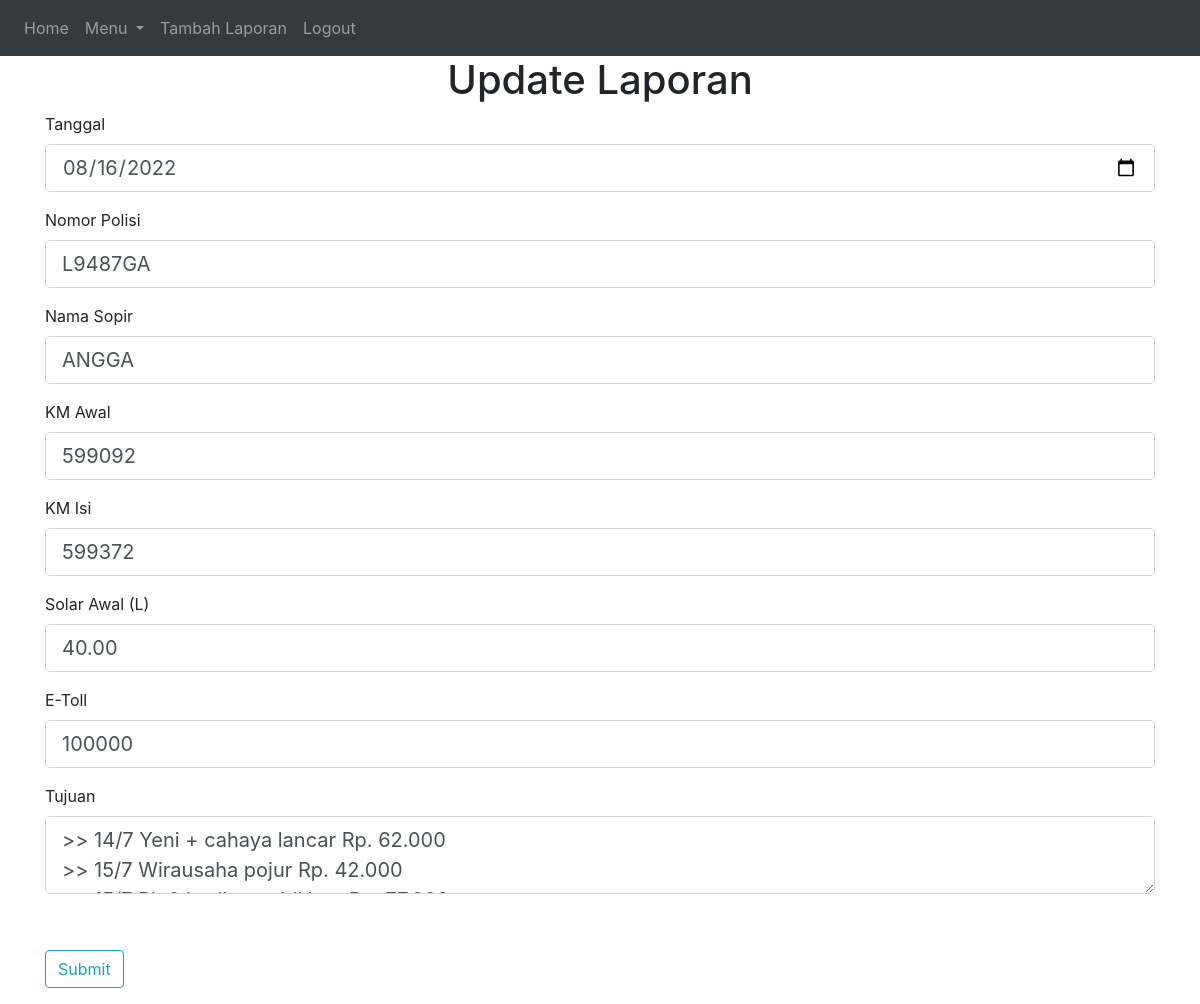
/laporan/1/update (signed in), run on an earlier commit of the app's database.
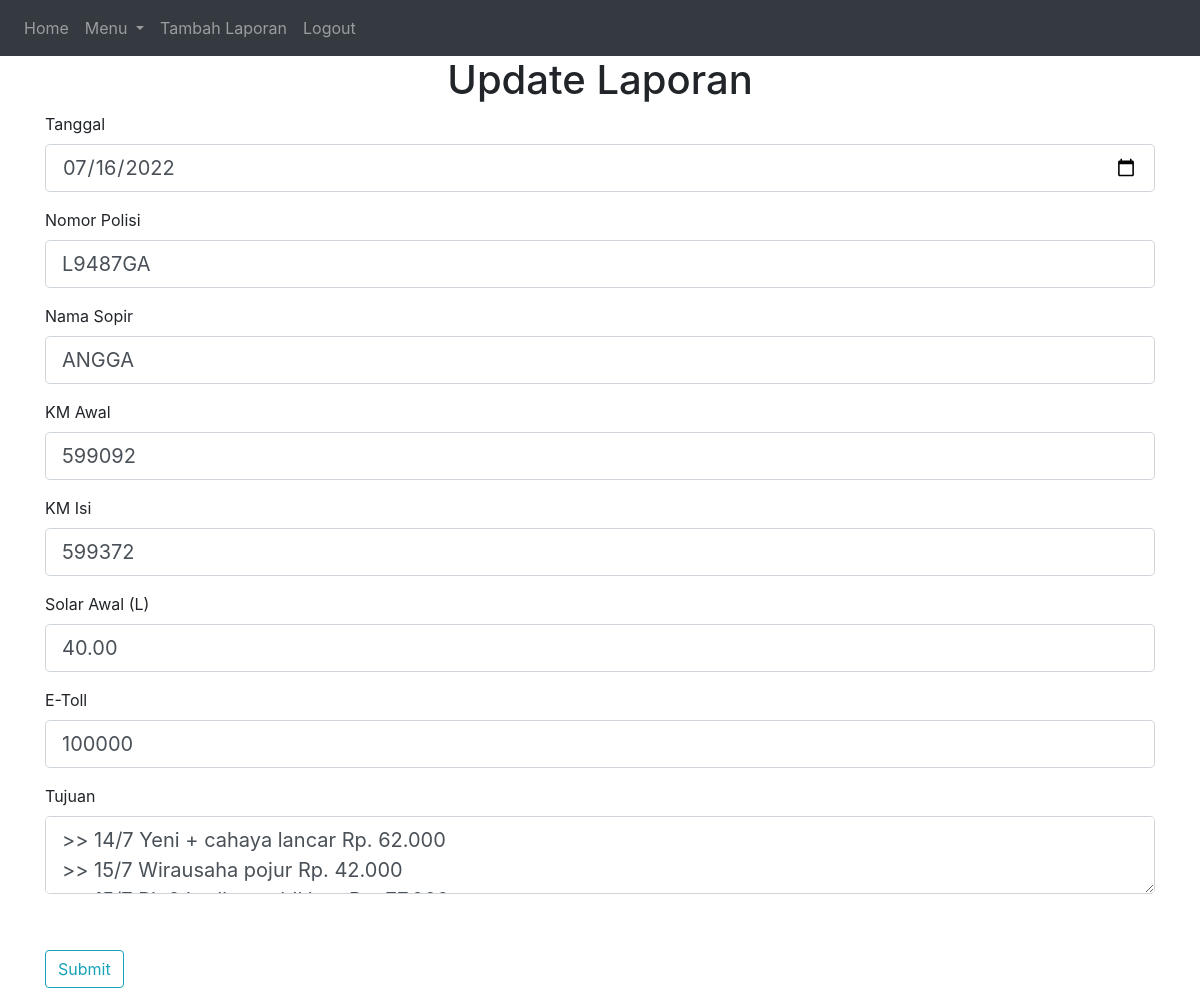
And on a later commit of the database.
### website/models.py (models this page shows)
class Laporan(db.Model):
    id = db.Column(db.Integer, primary_key=True)
    tanggal = db.Column(db.Date())
    nopol = db.Column(db.String(100))
    sopir = db.Column(db.String(100))
    tujuan = db.Column(db.String(500))
    km_awal = db.Column(db.Integer)
    km_isi = db.Column(db.Integer)
    solar_awal = db.Column(db.Float)
    tujuan = db.Column(db.String(500))
    e_toll = db.Column(db.Integer)
    username = db.Column(db.String(150), db.ForeignKey('user.username'))

### website/views.py (the view)
@views.route('/laporan/<int:id>/update', methods=['GET', 'POST'])
@login_required
def update_laporan(id):
    laporan = Laporan.query.get_or_404(id)
    form = LaporanForm()
    if laporan.username != current_user.username:
        abort(403)
    if form.validate_on_submit():
        laporan.tanggal = form.tanggal.data
        laporan.nopol = form.nopol.data.upper()
        laporan.sopir = form.sopir.data.upper()
        laporan.km_awal = form.km_awal.data
        laporan.km_isi = form.km_isi.data
        laporan.solar_awal = form.solar_awal.data
        laporan.e_toll = form.e_toll.data
        laporan.tujuan = form.tujuan.data
        db.session.commit()
        flash('Data laporan berhasil diupdate!', 'success')
        return redirect(url_for('views.laporan', id=laporan.id))
    elif request.method == 'GET':
        form.tanggal.data = laporan.tanggal
        form.nopol.data = laporan.nopol
        form.sopir.data = laporan.sopir
        form.km_awal.data = laporan.km_awal
        form.km_isi.data = laporan.km_isi
        form.solar_awal.data = laporan.solar_awal
        form.e_toll.data = laporan.e_toll
        form.tujuan.data = laporan.tujuan
    return render_template('add_laporan.html', title="Update Laporan", form = form, user=current_user)

### website/views.py
class LaporanForm(FlaskForm):
    tanggal = DateField('Tanggal', validators=[DataRequired()])
    nopol = StringField('Nomor Polisi', validators=[DataRequired()])
    sopir = StringField('Nama Sopir', validators=[DataRequired()])
    km_awal = IntegerField('KM Awal', validators=[DataRequired()])
    km_isi = IntegerField('KM Isi')
    solar_awal = DecimalField('Solar Awal (L)')
    e_toll = IntegerField('E-Toll')
    tujuan = TextAreaField('Tujuan')
    submit = SubmitField('Submit')

### website/__init__.py (called while the page is built)
def create_app():
    app = Flask(__name__)
    app.config['SECRET_KEY'] = '123123'
    app.config['SQLALCHEMY_DATABASE_URI'] = f'sqlite:///{DB_NAME}'
    app.config['MAX_CONTENT_LENGTH'] = 16 * 1024 * 1024
    db.init_app(app)
    from .views import views
    from .auth import auth
    app.register_blueprint(views, url_prefix='/')
    app.register_blueprint(auth, url_prefix='/')
    from .models import User, Laporan
    create_database(app)
    login_manager = LoginManager()
    login_manager.login_view = 'auth.login'
    login_manager.init_app(app)
    @login_manager.user_loader
    def load_user(id):
        return User.query.get(int(id))
    return app

### website/templates/add_laporan.html (shortened to what the changed rows need)
{% extends "home.html" %}
{% block content %}
<h1 align="center">{% block title %} {{ title }} {% endblock %}</h1>
<div class="content-section">
    <form method="POST" action="">
        <fieldset class="form-group">
            <div class="form-group">
                {{ form.tanggal.label(class="form-control-label") }}
                {% if form.tanggal.errors %}
                    {{ form.tanggal(class="form-control form-control-lg is-invalid") }}
                    <div class="invalid-feedback">
                        {% for error in form.tanggal.errors %}
                            <span>{{ error }}</span>
                        {% endfor %}
                    </div>
                {% else %}
                    {{ form.tanggal(class="form-control form-control-lg") }}
                {% endif %}
            </div>
            <div class="form-group">
                {{ form.nopol.label(class="form-control-label") }}
                {% if form.nopol.errors %}
                    {{ form.nopol(class="form-control form-control-lg is-invalid") }}
                    <div class="invalid-feedback">
                        {% for error in form.nopol.errors %}
                            <span>{{ error }}</span>
                        {% endfor %}
                    </div>
                {% else %}
                    {{ form.nopol(class="form-control form-control-lg") }}
                {% endif %}
            </div>
            <div class="form-group">
                {{ form.sopir.label(class="form-control-label") }}
                {% if form.sopir.errors %}
                    {{ form.sopir(class="form-control form-control-lg is-invalid") }}
                    <div class="invalid-feedback">
                        {% for error in form.sopir.errors %}
                            <span>{{ error }}</span>
                        {% endfor %}
                    </div>
                {% else %}
                    {{ form.sopir(class="form-control form-control-lg") }}
                {% endif %}
            </div>
            <div class="form-group">
                {{ form.km_awal.label(class="form-control-label") }}
                {% if form.km_awal.errors %}
                    {{ form.km_awal(class="form-control form-control-lg is-invalid") }}
                    <div class="invalid-feedback">
                        {% for error in form.km_awal.errors %}
                            <span>{{ error }}</span>
                        {% endfor %}
                    </div>
                {% else %}
                    {{ form.km_awal(class="form-control form-control-lg") }}
                {% endif %}
            </div>
            <div class="form-group">
                {{ form.km_isi.label(class="form-control-label") }}
                {% if form.km_isi.errors %}
                    {{ form.km_isi(class="form-control form-control-lg is-invalid") }}
                    <div class="invalid-feedback">
                        {% for error in form.km_isi.errors %}
                            <span>{{ error }}</span>
                        {% endfor %}
                    </div>
                {% else %}
                    {{ form.km_isi(class="form-control form-control-lg") }}
                {% endif %}
            </div>
            <div class="form-group">
                {{ form.solar_awal.label(class="form-control-label") }}
                {% if form.solar_awal.errors %}
                    {{ form.solar_awal(class="form-control form-control-lg is-invalid") }}
                    <div class="invalid-feedback">
                        {% for error in form.solar_awal.errors %}
                            <span>{{ error }}</span>
                        {% endfor %}
                    </div>
                {% else %}
                    {{ form.solar_awal(class="form-control form-control-lg") }}
                {% endif %}
            </div>
            <div class="form-group">
                {{ form.e_toll.label(class="form-control-label") }}
                {% if form.e_toll.errors %}
                    {{ form.e_toll(class="form-control form-control-lg is-invalid") }}
                    <div class="invalid-feedback">
                        {% for error in form.e_toll.errors %}
                            <span>{{ error }}</span>
                        {% endfor %}
                    </div>
                {% else %}
                    {{ form.e_toll(class="form-control form-control-lg") }}
                {% endif %}
            </div>
            <div class="form-group">
                {{ form.tujuan.label(class="form-control-label") }}
                {% if form.tujuan.errors %}
                    {{ form.tujuan(class="form-control form-control-lg is-invalid") }}
                    <div class="invalid-feedback">
                        {% for error in form.tujuan.errors %}
                            <span>{{ error }}</span>
                        {% endfor %}
                    </div>
                {% else %}
                    {{ form.tujuan(class="form-control form-control-lg") }}
                {% endif %}
            </div>
        </fieldset>
    </form>
</div>
{% endblock content %}

What changed in the data, as far as the page shows it:
changed Laporan "L9487GA": tanggal "08/16/2022" → "07/16/2022"
